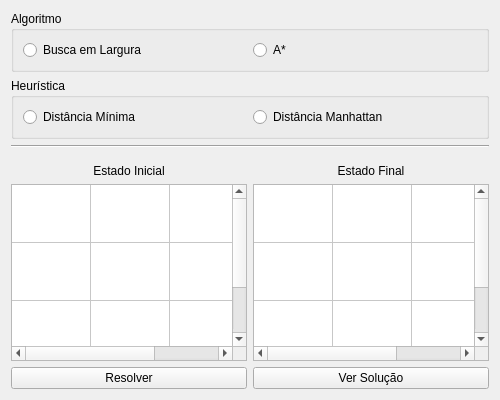
<?xml version="1.0" encoding="UTF-8"?>
<ui version="4.0">
 <class>PuzzleInput</class>
 <widget class="QWidget" name="PuzzleInput">
  <property name="enabled">
   <bool>true</bool>
  </property>
  <property name="minimumSize">
   <size>
    <width>500</width>
    <height>400</height>
   </size>
  </property>
  <property name="maximumSize">
   <size>
    <width>500</width>
    <height>400</height>
   </size>
  </property>
  <property name="cursor">
   <cursorShape>ArrowCursor</cursorShape>
  </property>
  <property name="windowTitle">
   <string>puzzle8</string>
  </property>
  <property name="windowOpacity">
   <double>1.000000000000000</double>
  </property>
  <layout class="QVBoxLayout" name="verticalLayout_2">
   <item>
    <layout class="QVBoxLayout" name="verticalLayout">
     <item>
      <widget class="QGroupBox" name="Algoritmo">
       <property name="inputMethodHints">
        <set>Qt::ImhDigitsOnly</set>
       </property>
       <property name="title">
        <string>Algoritmo</string>
       </property>
       <layout class="QVBoxLayout" name="verticalLayout_4">
        <item>
         <layout class="QHBoxLayout" name="horizontalLayout">
          <item>
           <widget class="QRadioButton" name="bfsOpt">
            <property name="inputMethodHints">
             <set>Qt::ImhDigitsOnly</set>
            </property>
            <property name="text">
             <string>Busca em Largura</string>
            </property>
           </widget>
          </item>
          <item>
           <widget class="QRadioButton" name="aStarOpt">
            <property name="inputMethodHints">
             <set>Qt::ImhDigitsOnly</set>
            </property>
            <property name="text">
             <string>A*</string>
            </property>
           </widget>
          </item>
         </layout>
        </item>
       </layout>
      </widget>
     </item>
     <item>
      <widget class="QGroupBox" name="Heuristica">
       <property name="inputMethodHints">
        <set>Qt::ImhDigitsOnly</set>
       </property>
       <property name="title">
        <string>Heurística</string>
       </property>
       <layout class="QHBoxLayout" name="horizontalLayout_5">
        <item>
         <layout class="QHBoxLayout" name="horizontalLayout_4">
          <item>
           <widget class="QRadioButton" name="dMinOpt">
            <property name="inputMethodHints">
             <set>Qt::ImhDigitsOnly</set>
            </property>
            <property name="text">
             <string>Distância Mínima</string>
            </property>
           </widget>
          </item>
          <item>
           <widget class="QRadioButton" name="dManOpt">
            <property name="inputMethodHints">
             <set>Qt::ImhDigitsOnly</set>
            </property>
            <property name="text">
             <string>Distância Manhattan</string>
            </property>
           </widget>
          </item>
         </layout>
        </item>
       </layout>
      </widget>
     </item>
    </layout>
   </item>
   <item>
    <widget class="Line" name="line">
     <property name="inputMethodHints">
      <set>Qt::ImhDigitsOnly</set>
     </property>
     <property name="orientation">
      <enum>Qt::Horizontal</enum>
     </property>
    </widget>
   </item>
   <item>
    <spacer name="horizontalSpacer">
     <property name="inputMethodHints">
      <set>Qt::ImhDigitsOnly</set>
     </property>
     <property name="orientation">
      <enum>Qt::Horizontal</enum>
     </property>
     <property name="sizeHint" stdset="0">
      <size>
       <width>40</width>
       <height>10</height>
      </size>
     </property>
    </spacer>
   </item>
   <item>
    <layout class="QHBoxLayout" name="horizontalLayout_2">
     <item>
      <layout class="QVBoxLayout" name="verticalLayout_7">
       <item>
        <widget class="QLabel" name="initialStateLbl">
         <property name="layoutDirection">
          <enum>Qt::LeftToRight</enum>
         </property>
         <property name="inputMethodHints">
          <set>Qt::ImhDigitsOnly</set>
         </property>
         <property name="text">
          <string>Estado Inicial</string>
         </property>
         <property name="alignment">
          <set>Qt::AlignCenter</set>
         </property>
        </widget>
       </item>
       <item>
        <widget class="QTableWidget" name="initialStateTable">
         <property name="enabled">
          <bool>true</bool>
         </property>
         <property name="alternatingRowColors">
          <bool>false</bool>
         </property>
         <property name="iconSize">
          <size>
           <width>0</width>
           <height>0</height>
          </size>
         </property>
         <property name="rowCount">
          <number>3</number>
         </property>
         <property name="columnCount">
          <number>3</number>
         </property>
         <attribute name="horizontalHeaderVisible">
          <bool>false</bool>
         </attribute>
         <attribute name="horizontalHeaderCascadingSectionResizes">
          <bool>true</bool>
         </attribute>
         <attribute name="horizontalHeaderDefaultSectionSize">
          <number>79</number>
         </attribute>
         <attribute name="horizontalHeaderMinimumSectionSize">
          <number>0</number>
         </attribute>
         <attribute name="horizontalHeaderShowSortIndicator" stdset="0">
          <bool>false</bool>
         </attribute>
         <attribute name="horizontalHeaderStretchLastSection">
          <bool>true</bool>
         </attribute>
         <attribute name="verticalHeaderVisible">
          <bool>false</bool>
         </attribute>
         <attribute name="verticalHeaderCascadingSectionResizes">
          <bool>true</bool>
         </attribute>
         <attribute name="verticalHeaderDefaultSectionSize">
          <number>58</number>
         </attribute>
         <attribute name="verticalHeaderMinimumSectionSize">
          <number>0</number>
         </attribute>
         <attribute name="verticalHeaderStretchLastSection">
          <bool>true</bool>
         </attribute>
         <row/>
         <row/>
         <row/>
         <column/>
         <column/>
         <column/>
         <item row="0" column="0">
          <property name="text">
           <string/>
          </property>
          <property name="textAlignment">
           <set>AlignHCenter|AlignVCenter|AlignCenter</set>
          </property>
         </item>
         <item row="0" column="1">
          <property name="textAlignment">
           <set>AlignHCenter|AlignVCenter|AlignCenter</set>
          </property>
         </item>
         <item row="0" column="2">
          <property name="textAlignment">
           <set>AlignHCenter|AlignVCenter|AlignCenter</set>
          </property>
         </item>
         <item row="1" column="0">
          <property name="textAlignment">
           <set>AlignHCenter|AlignVCenter|AlignCenter</set>
          </property>
         </item>
         <item row="1" column="1">
          <property name="textAlignment">
           <set>AlignHCenter|AlignVCenter|AlignCenter</set>
          </property>
         </item>
         <item row="1" column="2">
          <property name="textAlignment">
           <set>AlignHCenter|AlignVCenter|AlignCenter</set>
          </property>
         </item>
         <item row="2" column="0">
          <property name="textAlignment">
           <set>AlignHCenter|AlignVCenter|AlignCenter</set>
          </property>
         </item>
         <item row="2" column="1">
          <property name="textAlignment">
           <set>AlignHCenter|AlignVCenter|AlignCenter</set>
          </property>
         </item>
         <item row="2" column="2">
          <property name="textAlignment">
           <set>AlignHCenter|AlignVCenter|AlignCenter</set>
          </property>
         </item>
        </widget>
       </item>
      </layout>
     </item>
     <item>
      <layout class="QVBoxLayout" name="verticalLayout_6">
       <item>
        <widget class="QLabel" name="finalStateLbl">
         <property name="inputMethodHints">
          <set>Qt::ImhDigitsOnly</set>
         </property>
         <property name="text">
          <string>Estado Final</string>
         </property>
         <property name="alignment">
          <set>Qt::AlignCenter</set>
         </property>
        </widget>
       </item>
       <item>
        <widget class="QTableWidget" name="finalStateTable">
         <property name="autoFillBackground">
          <bool>false</bool>
         </property>
         <property name="iconSize">
          <size>
           <width>0</width>
           <height>0</height>
          </size>
         </property>
         <property name="rowCount">
          <number>3</number>
         </property>
         <property name="columnCount">
          <number>3</number>
         </property>
         <attribute name="horizontalHeaderVisible">
          <bool>false</bool>
         </attribute>
         <attribute name="horizontalHeaderDefaultSectionSize">
          <number>79</number>
         </attribute>
         <attribute name="horizontalHeaderStretchLastSection">
          <bool>true</bool>
         </attribute>
         <attribute name="verticalHeaderVisible">
          <bool>false</bool>
         </attribute>
         <attribute name="verticalHeaderCascadingSectionResizes">
          <bool>false</bool>
         </attribute>
         <attribute name="verticalHeaderDefaultSectionSize">
          <number>58</number>
         </attribute>
         <attribute name="verticalHeaderStretchLastSection">
          <bool>true</bool>
         </attribute>
         <row/>
         <row/>
         <row/>
         <column/>
         <column/>
         <column/>
         <item row="0" column="0">
          <property name="textAlignment">
           <set>AlignHCenter|AlignVCenter|AlignCenter</set>
          </property>
         </item>
         <item row="0" column="1">
          <property name="textAlignment">
           <set>AlignHCenter|AlignVCenter|AlignCenter</set>
          </property>
         </item>
         <item row="0" column="2">
          <property name="textAlignment">
           <set>AlignHCenter|AlignVCenter|AlignCenter</set>
          </property>
         </item>
         <item row="1" column="0">
          <property name="textAlignment">
           <set>AlignHCenter|AlignVCenter|AlignCenter</set>
          </property>
         </item>
         <item row="1" column="1">
          <property name="textAlignment">
           <set>AlignHCenter|AlignVCenter|AlignCenter</set>
          </property>
         </item>
         <item row="1" column="2">
          <property name="textAlignment">
           <set>AlignHCenter|AlignVCenter|AlignCenter</set>
          </property>
         </item>
         <item row="2" column="0">
          <property name="textAlignment">
           <set>AlignHCenter|AlignVCenter|AlignCenter</set>
          </property>
         </item>
         <item row="2" column="1">
          <property name="textAlignment">
           <set>AlignHCenter|AlignVCenter|AlignCenter</set>
          </property>
         </item>
         <item row="2" column="2">
          <property name="textAlignment">
           <set>AlignHCenter|AlignVCenter|AlignCenter</set>
          </property>
         </item>
        </widget>
       </item>
      </layout>
     </item>
    </layout>
   </item>
   <item>
    <layout class="QHBoxLayout" name="horizontalLayout_3">
     <item>
      <widget class="QPushButton" name="resolverBtn">
       <property name="inputMethodHints">
        <set>Qt::ImhDigitsOnly</set>
       </property>
       <property name="text">
        <string>Resolver</string>
       </property>
      </widget>
     </item>
     <item>
      <widget class="QPushButton" name="solucaoBtn">
       <property name="inputMethodHints">
        <set>Qt::ImhDigitsOnly</set>
       </property>
       <property name="text">
        <string>Ver Solução</string>
       </property>
      </widget>
     </item>
    </layout>
   </item>
  </layout>
 </widget>
 <resources/>
 <connections/>
</ui>
